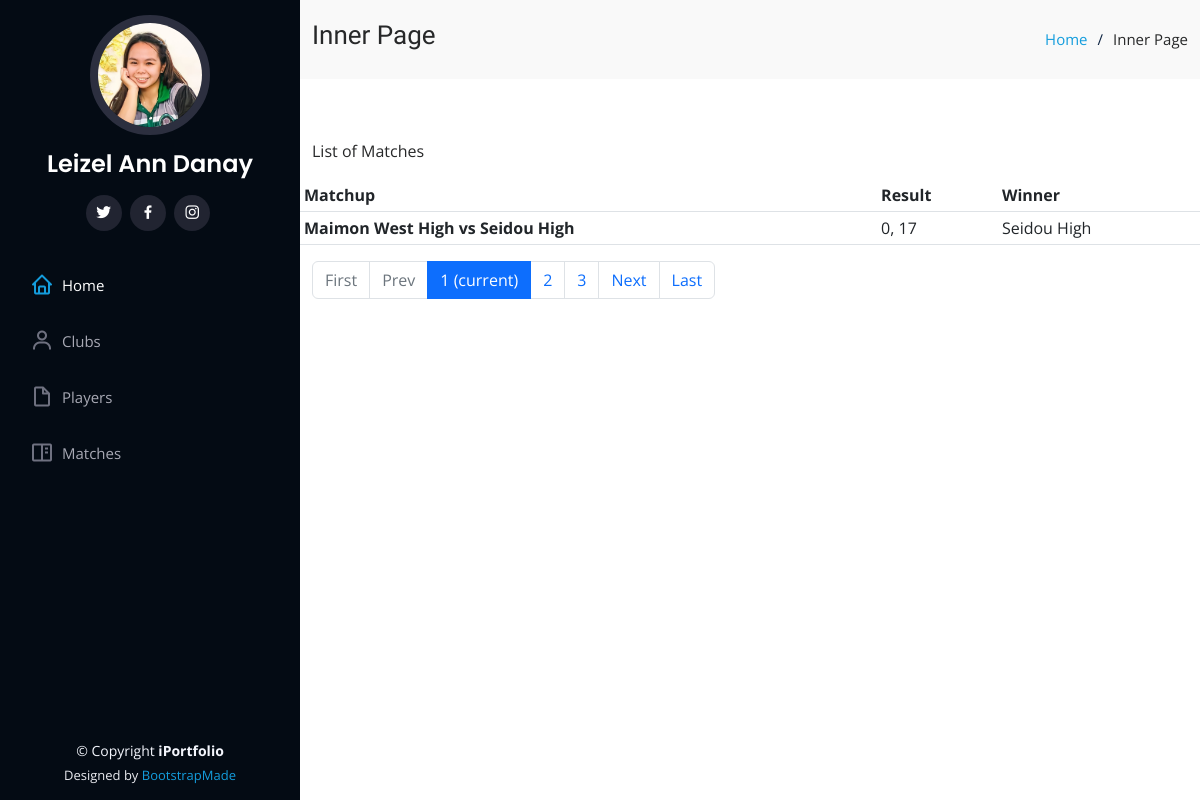
The app's page /match/ with its own data.
### basebal/models.py (models this page shows, shortened)
class BaseModel(models.Model):
    created_at = models.DateTimeField(
        auto_now_add=True, db_index=True)
    updated_at = models.DateTimeField(auto_now=True)
    class Meta:
        abstract = True

class Match(BaseModel):
    team1 = models.ForeignKey(Club, on_delete=models.CASCADE, related_name = "Team1")
    team2 = models.ForeignKey(Club, on_delete=models.CASCADE, related_name = "Team2")
    score_t1 = models.IntegerField()
    score_t2 = models.IntegerField()
    winner = models.ForeignKey(Club, on_delete=models.CASCADE, related_name = "Winner")
    game_date = models.DateField(default=timezone.now, blank=True, verbose_name="Date of Issuance")

class Club(BaseModel):
    name = models.CharField(max_length=100)
    coach = models.ForeignKey(Person, on_delete=models.CASCADE)
    description = models.TextField(null=True, blank=True)
    dorm_latitude = models.DecimalField(max_digits=22, decimal_places=16, null=True, blank=True)
    dorm_longitude = models.DecimalField(max_digits=22, decimal_places=16, null=True, blank=True)
    team_pic = models.ImageField(default="defaultimg.png", null=True, blank=True, verbose_name="Team Image")

### basebal/views.py (the view)
# urls.py: path('match/',views.MatchView.as_view(), name='match'),
class MatchView(ListView):
    model = Match
    context_object_name = 'match'
    template_name = "match.html"
    paginate_by = 1
    def get_context_data(self, **kwargs):
        context = super().get_context_data(**kwargs)
        context['header_text'] = 'List of Matches'
        return context
    def get_queryset(self, *args, **kwargs):
        qs = super(MatchView, self).get_queryset(*args, **kwargs)
        return qs

### langingpage/templates/match.html
{% extends 'base.html' %}
{% load static %}
{% block content %}
<div class="container">
    <p>
      {{ header_text }}
    </p>
    <div class="row">
        <table class="table table-sm">
            <thead>
              <tr>
                <th scope="col">Matchup </th>
                <th scope="col">Result</th>
                <th scope="col">Winner</th>
              </tr>
            </thead>
            <tbody>
                {% for object in object_list %}
              <tr>
                <th scope="row">{{ object.team1.name }} vs {{ object.team2.name }}</th>
                <td>{{ object.score_t1 }}, {{ object.score_t2 }}</td>
                <td>{{ object.winner.name }}</td>
              </tr>
              {% endfor %}
            </tbody>
          </table>
          {% include 'includes/pagination.html' %}
    </div>
  </div>
{% endblock content %}

### static/css/style.css (style rules this page uses)
body { font-family: "Open Sans", sans-serif; color: #272829; }

### records on screen
Match: team1.name "Maimon West High", team2.name "Seidou High", score_t1 "0", score_t2 "17", winner.name "Seidou High"

### other values on screen
{{ header_text }} "List of Matches"
{{ page_num }} "1"
{{ page_num }} "2" "3"
